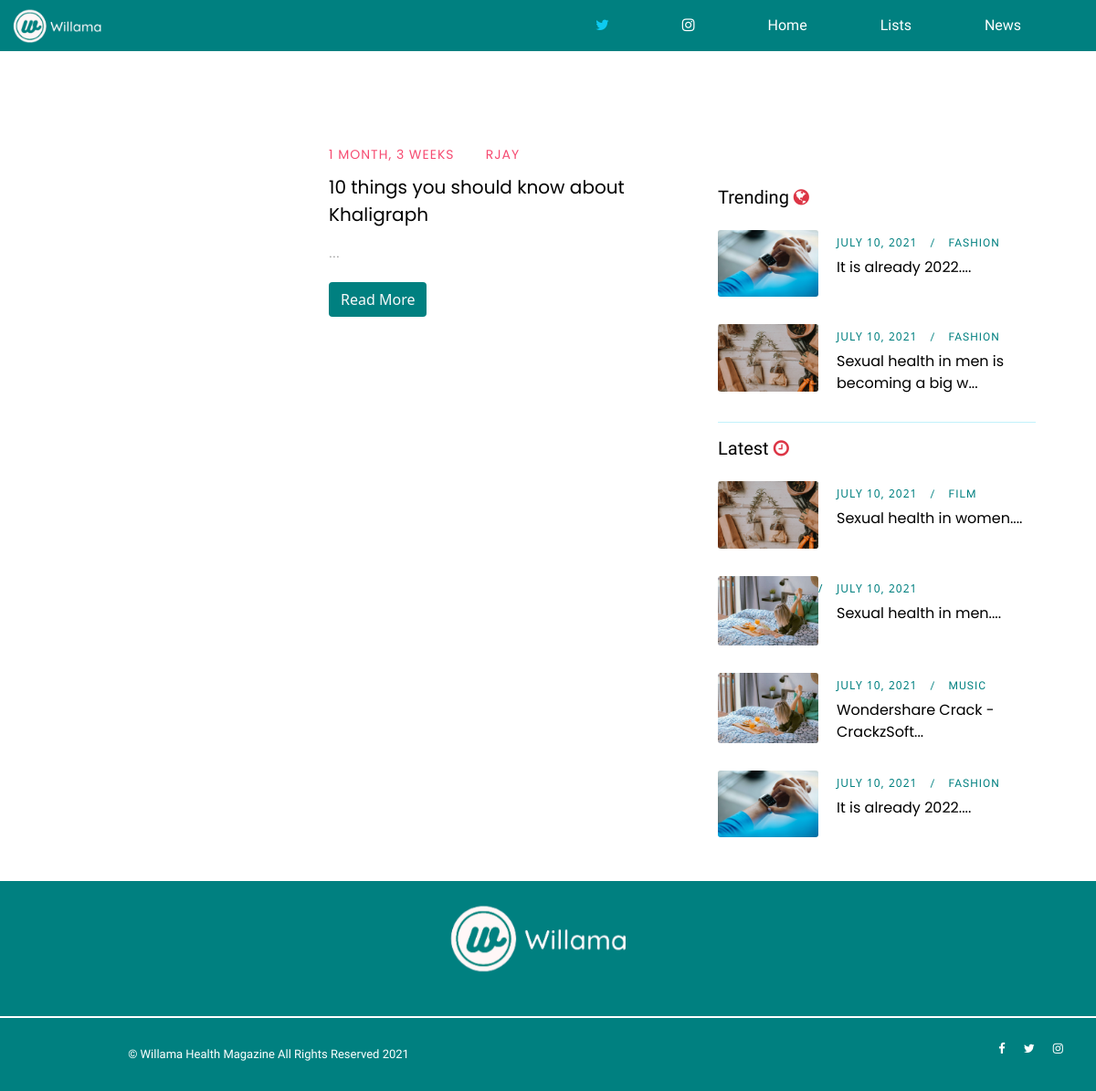
Page /lists/ on the committed database.
### blog/models.py (models this page shows, shortened)
class Lists(models.Model):
    title       =   models.CharField(max_length=255, unique=True)
    blog_img    =   models.ImageField(upload_to="blog_pics/", null=True, blank=True)
    img_credits =   models.CharField(max_length=255, null=True)
    slug        =   models.SlugField(max_length=250, null=True, blank=True, unique=True)
    author      =   models.CharField(max_length=100, default='Menim')
    updated_on  =   models.DateTimeField(auto_now=True)
    body        =   tinymce_models.HTMLField()
    created_on  =   models.DateTimeField(auto_now_add=True)
    status      =   models.IntegerField(choices=STATUS, default=0)
    class Meta:
        ordering    =   ['-created_on']
        verbose_name_plural =   'Lists'
    def get_absolute_url(self):
        return reverse('list-detail', args=[self.slug])

class Post(models.Model):
    title       =   models.CharField(max_length=255, unique=True)
    blog_img    =   models.ImageField(upload_to="blog_pics/", null=True, blank=True)
    img_credits =   models.CharField(max_length=255, null=True)
    slug        =   models.SlugField(max_length=250, null=True, blank=True, unique=True)
    author      =   models.CharField(max_length=100, default='Menim')
    updated_on  =   models.DateTimeField(auto_now=True)
    body        =   tinymce_models.HTMLField()
    created_on  =   models.DateTimeField(auto_now_add=True)
    status      =   models.IntegerField(choices=STATUS, default=0)
    blog_type   =   models.IntegerField(choices=TYPE, default=0)
    categories  =   models.ManyToManyField(Category, related_name='posts')
    class Meta:
        ordering    =   ['-created_on']

class Category(models.Model):
    title   =   models.CharField(max_length=20, unique=True, null=True)
    slug        =   models.SlugField(max_length=250, unique=True,null=True)
    class Meta:
        verbose_name_plural =   'categories'

### blog/views.py (the view)
# urls.py: path('lists/', views.lists_page, name='lists'),
def lists_page(request, *args, **kwargs):
    posts       =   Lists.objects.all()
    search_post =   request.GET.get('q')
    latest      =   Post.objects.order_by('-created_on')[0:4]
    adverts     =   Advert.objects.all()[0:1]
    trending    =   Post.objects.filter(blog_type=2).order_by('-created_on')[0:3]
    if search_post:
        posts       =   Lists.objects.filter(Q(title__icontains=search_post)|Q(body__icontains=search_post)).distinct()
    else:
        posts   =   Lists.objects.filter(status=1).order_by('-created_on')
    paginator   = Paginator(posts, 3)
    page        =   request.GET.get('page')
    try:
        posts   =   paginator.page(page)
    except PageNotAnInteger:
        posts   =   paginator.page(1)
    except EmptyPage:
        posts   =   paginator.page(paginator.num_pages)
    context     =   {
        'posts':posts,
        'latest':latest,
        'adverts':adverts,
        'trending':trending,
    }
    return render(request, 'lists.html', context)

### blog/templates/lists.html (shortened to what this page needs)
{% extends "base.html" %} {% load crispy_forms_tags %} {% load static %}
{% block title %}Willama Health Magazine - Lists{% endblock %} {% block meta_description %}Willama Health Magazine List.{% endblock %} {% block content %}
<div class="roberto-news-area section-padding-100-0">
    <div class="container">
        <div class="row justify-content-center">
            <div class="col-12 col-lg-8">
                {% for post in posts %}
                <div class="single-blog-post d-flex align-items-center mb-50 wow fadeInUp" data-wow-delay="100ms">
                    <div class="post-thumbnail">
                        {% if post.blog_img %}
                        <a href="#"><img src="{{ post.blog_img.url }}" alt=""></a>
                        {% endif %}
                    </div>
                    <div class="post-content">
                        <div class="post-meta">
                            <a href="#" class="post-author">{{ post.created_on|timesince }}</a>
                            <a href="#" class="post-tutorial">{{ post.author }}</a>
                        </div>
                        <a href="{{post.get_absolute_url}}" class="post-title">{{ post.title }}</a>
                        <p>{{ post.body|slice:":200"|safe }}...</p>
                        <a href="{{post.get_absolute_url}}" class="btn btn-unique text-light">Read More</a>
                    </div>
                </div>
                {% endfor %}
            </div>
            <div class="col-12 col-sm-8 col-md-6 col-lg-4 py-5 section-padding-100-70">
                <div class="roberto-sidebar-area pl-md-4">
                    <div class="col-12 mb-4">
                        <h5>Trending <i class="fa fa-globe text-danger"></i></h5>
                    </div>
                    {% for post in trending %}
                    <div class="single-recent-post d-flex">
                        <div class="post-thumb">
                            {% if post.blog_img %}
                            <a href="#"><img src="{{ post.blog_img.url }}" alt=""></a>
                            {% endif %}
                        </div>
                        <div class="post-content">
                            <div class="post-meta">
                                <a href="#" class="post-author">{{ post.created_on.date }}</a>
                                {% for cat in post.categories.all %}
                                <a href="{% url 'blog_category' cat.slug %}" class="post-tutorial"
                                    style="font-family: 'Archivo Narrow', sans-serif;">{{ cat.title }}</a>
                                {% endfor %}
                            </div>
                            <a href="{% url 'article-detail' post.slug %}" class="post-title"
                                style="font-family: 'Poppins', sans-serif;">{{ post.title|slice:":40"|safe }}...</a>
                        </div>
                    </div>
                    {% endfor %}
                    <hr class="bg-info">
                    <div class="col-12 mb-4">
                        <h5>Latest <i class="fa fa-clock-o text-danger"></i></h5>
                    </div>
                    {% for post in latest %}
                    <div class="single-recent-post d-flex">
                        <div class="post-thumb">
                            {% if post.blog_img %}
                            <a href="#"><img src="{{ post.blog_img.url }}" alt=""></a>
                            {% endif %}
                        </div>
                        <div class="post-content">
                            <div class="post-meta">
                                <a href="#" class="post-author">{{ post.created_on.date }}</a>
                                {% for cat in post.categories.all %}
                                <a href="{% url 'blog_category' cat.slug %}" class="post-tutorial"
                                    style="font-family: 'Archivo Narrow', sans-serif;">{{ cat.title }}</a>
                                {% endfor %}
                            </div>
                            <a href="{% url 'article-detail' post.slug %}" class="post-title"
                                style="font-family: 'Poppins', sans-serif;">{{ post.title|slice:":40"|safe }}...</a>
                        </div>
                    </div>
                    {% endfor %}
                </div>
            </div>
        </div>
    </div>
</div>
{% endblock content %}

### static/css/design.css (style rules this page uses)
* { margin: 0; padding: 0; max-width: 100%; box-sizing: border-box; }
body { font-family: "Poppins", sans-serif; font-size: 14px; }
h1, h2, h3, h4, h5, h6 { font-family: "Archivo Narrow", sans-serif; color: #000000; line-height: 1.3; font-weight: 500; }
p { font-family: "Archivo Narrow", sans-serif; color: #969696; font-size: 15px; line-height: 2; font-weight: 400; }
img { height: auto; max-width: 100%; }
.mb-50 { margin-bottom: 50px !important; }
.section-padding-100-0 { padding-top: 100px; padding-bottom: 0; }
.section-padding-100-70 { padding-top: 100px; padding-bottom: 70px; }
.roberto-news-area a { color: #000000; text-decoration: none; }
.single-blog-post { position: relative; z-index: 1; }
.single-blog-post .post-thumbnail { position: relative; z-index: 1; -webkit-box-flex: 0; -ms-flex: 0 0 40%; flex: 0 0 40%; max-width: 40%; width: 40%; }
.single-blog-post .post-thumbnail a { display: block; }
.single-blog-post .post-content { position: relative; z-index: 1; -webkit-box-flex: 0; -ms-flex: 0 0 60%; flex: 0 0 60%; max-width: 60%; width: 60%; padding-left: 30px; }
.single-blog-post .post-content .post-title { font-size: 20px; font-family: 'Poppins', sans-serif; line-height: 1.5; display: block; margin-bottom: 15px; }
.single-blog-post .post-content .post-meta { position: relative; z-index: 1; margin-bottom: 10px; }
.single-blog-post .post-content .post-meta a { position: relative; z-index: 1; font-size: 14px; color: #F64C72; display: inline-block; margin-right: 30px; letter-spacing: 1px; text-transform: uppercase; font-family: 'Poppins', sans-serif; }
.single-blog-post .post-content .btn-unique { background-color: teal; }
.single-blog-post .post-content .post-meta a:last-child { margin-right: 0; }
.single-blog-post .post-content .post-meta a:last-child::before { position: absolute; top: 0; left: -20px; z-index: 1; }
.single-blog-post .post-content p { margin-bottom: 20px; line-height: 1.6; }
.single-recent-post { position: relative; z-index: 1; margin-bottom: 30px; }
.single-recent-post:last-child { margin-bottom: 0; }
.single-recent-post .post-thumb { -webkit-box-flex: 0; -ms-flex: 0 0 110px; flex: 0 0 110px; max-width: 110px; width: 110px; margin-right: 20px; }
.single-recent-post .post-thumb img { border-radius: 3px; }
.single-recent-post .post-content .post-title { font-size: 16px; display: block; margin-bottom: 0; }
.single-recent-post .post-content .post-meta { position: relative; z-index: 1; margin-bottom: 5px; }
.single-recent-post .post-content .post-meta a { position: relative; z-index: 1; font-size: 12px; color: teal; display: inline-block; margin-right: 30px; letter-spacing: 1px; text-transform: uppercase; }
.single-recent-post .post-content .post-meta a:last-child { margin-right: 0; }
.single-recent-post .post-content .post-meta a:last-child::before { content: '/'; position: absolute; top: 0; left: -20px; z-index: 1; }
.post-meta a { text-decoration: none; }

### rows in the picture
Lists: created_on "1 MONTH, 3 WEEKS", author "RJAY", title "10 things you should know about Khaligraph"
Post: blog_img (picture), created_on "JULY 10, 2021", title "It is already 2022."
Category: title "FASHION"
Post: blog_img (picture), created_on "JULY 10, 2021", title "Sexual health in men is becoming a big w"
Post: blog_img (picture), created_on "JULY 10, 2021", title "Sexual health in women."
Category: title "FILM"
Post: blog_img (picture), created_on "JULY 10, 2021", title "Sexual health in men."
Post: blog_img (picture), created_on "JULY 10, 2021", title "Wondershare Crack - CrackzSoft"
Category: title "MUSIC"
